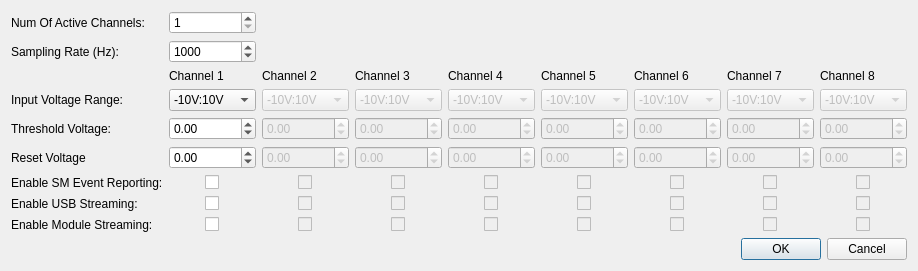
<?xml version="1.0" encoding="UTF-8"?>
<ui version="4.0">
 <class>Dialog</class>
 <widget class="QDialog" name="Dialog">
  <property name="geometry">
   <rect>
    <x>0</x>
    <y>0</y>
    <width>832</width>
    <height>247</height>
   </rect>
  </property>
  <property name="windowTitle">
   <string>Dialog</string>
  </property>
  <layout class="QGridLayout" name="gridLayout">
   <item row="7" column="7" alignment="Qt::AlignHCenter">
    <widget class="QCheckBox" name="enableUSBStreamingCheckBox_7">
     <property name="enabled">
      <bool>false</bool>
     </property>
     <property name="text">
      <string/>
     </property>
    </widget>
   </item>
   <item row="1" column="1">
    <widget class="QSpinBox" name="samplingRateSpinBox">
     <property name="minimum">
      <number>1</number>
     </property>
     <property name="maximum">
      <number>20000</number>
     </property>
     <property name="value">
      <number>1000</number>
     </property>
    </widget>
   </item>
   <item row="3" column="8">
    <widget class="QComboBox" name="inputVoltageRangeComboBox_8">
     <property name="enabled">
      <bool>false</bool>
     </property>
     <item>
      <property name="text">
       <string>-10V:10V</string>
      </property>
     </item>
     <item>
      <property name="text">
       <string>-5V:5V</string>
      </property>
     </item>
     <item>
      <property name="text">
       <string>-2.5V:2.5V</string>
      </property>
     </item>
     <item>
      <property name="text">
       <string>0V:10V</string>
      </property>
     </item>
    </widget>
   </item>
   <item row="2" column="5">
    <widget class="QLabel" name="channelLabel_5">
     <property name="sizePolicy">
      <sizepolicy hsizetype="Preferred" vsizetype="Fixed">
       <horstretch>0</horstretch>
       <verstretch>0</verstretch>
      </sizepolicy>
     </property>
     <property name="text">
      <string>Channel 5</string>
     </property>
    </widget>
   </item>
   <item row="2" column="3">
    <widget class="QLabel" name="channelLabel_3">
     <property name="sizePolicy">
      <sizepolicy hsizetype="Preferred" vsizetype="Fixed">
       <horstretch>0</horstretch>
       <verstretch>0</verstretch>
      </sizepolicy>
     </property>
     <property name="text">
      <string>Channel 3</string>
     </property>
    </widget>
   </item>
   <item row="1" column="0">
    <widget class="QLabel" name="samplingRateLabel">
     <property name="text">
      <string>Sampling Rate (Hz):</string>
     </property>
    </widget>
   </item>
   <item row="5" column="3">
    <widget class="QDoubleSpinBox" name="resetVoltageDoubleSpinBox_3">
     <property name="enabled">
      <bool>false</bool>
     </property>
     <property name="minimum">
      <double>-10.000000000000000</double>
     </property>
     <property name="maximum">
      <double>10.000000000000000</double>
     </property>
    </widget>
   </item>
   <item row="3" column="0">
    <widget class="QLabel" name="inputVoltageRangeLabel">
     <property name="text">
      <string>Input Voltage Range:</string>
     </property>
    </widget>
   </item>
   <item row="2" column="1">
    <widget class="QLabel" name="channelLabel_1">
     <property name="sizePolicy">
      <sizepolicy hsizetype="Preferred" vsizetype="Fixed">
       <horstretch>0</horstretch>
       <verstretch>0</verstretch>
      </sizepolicy>
     </property>
     <property name="text">
      <string>Channel 1</string>
     </property>
    </widget>
   </item>
   <item row="8" column="5" alignment="Qt::AlignHCenter">
    <widget class="QCheckBox" name="enableModuleStreamingCheckBox_5">
     <property name="enabled">
      <bool>false</bool>
     </property>
     <property name="text">
      <string/>
     </property>
    </widget>
   </item>
   <item row="6" column="2" alignment="Qt::AlignHCenter">
    <widget class="QCheckBox" name="enableSMEventReportingCheckBox_2">
     <property name="enabled">
      <bool>false</bool>
     </property>
     <property name="text">
      <string/>
     </property>
    </widget>
   </item>
   <item row="7" column="6" alignment="Qt::AlignHCenter">
    <widget class="QCheckBox" name="enableUSBStreamingCheckBox_6">
     <property name="enabled">
      <bool>false</bool>
     </property>
     <property name="text">
      <string/>
     </property>
    </widget>
   </item>
   <item row="3" column="1">
    <widget class="QComboBox" name="inputVoltageRangeComboBox_1">
     <item>
      <property name="text">
       <string>-10V:10V</string>
      </property>
     </item>
     <item>
      <property name="text">
       <string>-5V:5V</string>
      </property>
     </item>
     <item>
      <property name="text">
       <string>-2.5V:2.5V</string>
      </property>
     </item>
     <item>
      <property name="text">
       <string>0V:10V</string>
      </property>
     </item>
    </widget>
   </item>
   <item row="6" column="5" alignment="Qt::AlignHCenter">
    <widget class="QCheckBox" name="enableSMEventReportingCheckBox_5">
     <property name="enabled">
      <bool>false</bool>
     </property>
     <property name="text">
      <string/>
     </property>
    </widget>
   </item>
   <item row="5" column="2">
    <widget class="QDoubleSpinBox" name="resetVoltageDoubleSpinBox_2">
     <property name="enabled">
      <bool>false</bool>
     </property>
     <property name="minimum">
      <double>-10.000000000000000</double>
     </property>
     <property name="maximum">
      <double>10.000000000000000</double>
     </property>
    </widget>
   </item>
   <item row="2" column="8">
    <widget class="QLabel" name="channelLabel_8">
     <property name="sizePolicy">
      <sizepolicy hsizetype="Preferred" vsizetype="Fixed">
       <horstretch>0</horstretch>
       <verstretch>0</verstretch>
      </sizepolicy>
     </property>
     <property name="text">
      <string>Channel 8</string>
     </property>
    </widget>
   </item>
   <item row="8" column="3" alignment="Qt::AlignHCenter">
    <widget class="QCheckBox" name="enableModuleStreamingCheckBox_3">
     <property name="enabled">
      <bool>false</bool>
     </property>
     <property name="text">
      <string/>
     </property>
    </widget>
   </item>
   <item row="4" column="5">
    <widget class="QDoubleSpinBox" name="thresholdVoltageDoubleSpinBox_5">
     <property name="enabled">
      <bool>false</bool>
     </property>
     <property name="minimum">
      <double>-10.000000000000000</double>
     </property>
     <property name="maximum">
      <double>10.000000000000000</double>
     </property>
    </widget>
   </item>
   <item row="7" column="5" alignment="Qt::AlignHCenter">
    <widget class="QCheckBox" name="enableUSBStreamingCheckBox_5">
     <property name="enabled">
      <bool>false</bool>
     </property>
     <property name="text">
      <string/>
     </property>
    </widget>
   </item>
   <item row="7" column="2" alignment="Qt::AlignHCenter">
    <widget class="QCheckBox" name="enableUSBStreamingCheckBox_2">
     <property name="enabled">
      <bool>false</bool>
     </property>
     <property name="text">
      <string/>
     </property>
    </widget>
   </item>
   <item row="7" column="4" alignment="Qt::AlignHCenter">
    <widget class="QCheckBox" name="enableUSBStreamingCheckBox_4">
     <property name="enabled">
      <bool>false</bool>
     </property>
     <property name="text">
      <string/>
     </property>
    </widget>
   </item>
   <item row="8" column="8" alignment="Qt::AlignHCenter">
    <widget class="QCheckBox" name="enableModuleStreamingCheckBox_8">
     <property name="enabled">
      <bool>false</bool>
     </property>
     <property name="text">
      <string/>
     </property>
    </widget>
   </item>
   <item row="5" column="6">
    <widget class="QDoubleSpinBox" name="resetVoltageDoubleSpinBox_6">
     <property name="enabled">
      <bool>false</bool>
     </property>
     <property name="minimum">
      <double>-10.000000000000000</double>
     </property>
     <property name="maximum">
      <double>10.000000000000000</double>
     </property>
    </widget>
   </item>
   <item row="3" column="4">
    <widget class="QComboBox" name="inputVoltageRangeComboBox_4">
     <property name="enabled">
      <bool>false</bool>
     </property>
     <item>
      <property name="text">
       <string>-10V:10V</string>
      </property>
     </item>
     <item>
      <property name="text">
       <string>-5V:5V</string>
      </property>
     </item>
     <item>
      <property name="text">
       <string>-2.5V:2.5V</string>
      </property>
     </item>
     <item>
      <property name="text">
       <string>0V:10V</string>
      </property>
     </item>
    </widget>
   </item>
   <item row="5" column="0">
    <widget class="QLabel" name="resetVoltageLabel">
     <property name="text">
      <string>Reset Voltage</string>
     </property>
    </widget>
   </item>
   <item row="5" column="8">
    <widget class="QDoubleSpinBox" name="resetVoltageDoubleSpinBox_8">
     <property name="enabled">
      <bool>false</bool>
     </property>
     <property name="minimum">
      <double>-10.000000000000000</double>
     </property>
     <property name="maximum">
      <double>10.000000000000000</double>
     </property>
    </widget>
   </item>
   <item row="3" column="2">
    <widget class="QComboBox" name="inputVoltageRangeComboBox_2">
     <property name="enabled">
      <bool>false</bool>
     </property>
     <item>
      <property name="text">
       <string>-10V:10V</string>
      </property>
     </item>
     <item>
      <property name="text">
       <string>-5V:5V</string>
      </property>
     </item>
     <item>
      <property name="text">
       <string>-2.5V:2.5V</string>
      </property>
     </item>
     <item>
      <property name="text">
       <string>0V:10V</string>
      </property>
     </item>
    </widget>
   </item>
   <item row="5" column="1">
    <widget class="QDoubleSpinBox" name="resetVoltageDoubleSpinBox_1">
     <property name="minimum">
      <double>-10.000000000000000</double>
     </property>
     <property name="maximum">
      <double>10.000000000000000</double>
     </property>
    </widget>
   </item>
   <item row="4" column="1">
    <widget class="QDoubleSpinBox" name="thresholdVoltageDoubleSpinBox_1">
     <property name="minimum">
      <double>-10.000000000000000</double>
     </property>
     <property name="maximum">
      <double>10.000000000000000</double>
     </property>
    </widget>
   </item>
   <item row="4" column="7">
    <widget class="QDoubleSpinBox" name="thresholdVoltageDoubleSpinBox_7">
     <property name="enabled">
      <bool>false</bool>
     </property>
     <property name="minimum">
      <double>-10.000000000000000</double>
     </property>
     <property name="maximum">
      <double>10.000000000000000</double>
     </property>
    </widget>
   </item>
   <item row="2" column="6">
    <widget class="QLabel" name="channelLabel_6">
     <property name="sizePolicy">
      <sizepolicy hsizetype="Preferred" vsizetype="Fixed">
       <horstretch>0</horstretch>
       <verstretch>0</verstretch>
      </sizepolicy>
     </property>
     <property name="text">
      <string>Channel 6</string>
     </property>
    </widget>
   </item>
   <item row="6" column="3" alignment="Qt::AlignHCenter">
    <widget class="QCheckBox" name="enableSMEventReportingCheckBox_3">
     <property name="enabled">
      <bool>false</bool>
     </property>
     <property name="text">
      <string/>
     </property>
    </widget>
   </item>
   <item row="8" column="0">
    <widget class="QLabel" name="enableModuleStreamingLabel">
     <property name="text">
      <string>Enable Module Streaming:</string>
     </property>
    </widget>
   </item>
   <item row="4" column="8">
    <widget class="QDoubleSpinBox" name="thresholdVoltageDoubleSpinBox_8">
     <property name="enabled">
      <bool>false</bool>
     </property>
     <property name="minimum">
      <double>-10.000000000000000</double>
     </property>
     <property name="maximum">
      <double>10.000000000000000</double>
     </property>
    </widget>
   </item>
   <item row="2" column="7">
    <widget class="QLabel" name="channelLabel_7">
     <property name="sizePolicy">
      <sizepolicy hsizetype="Preferred" vsizetype="Fixed">
       <horstretch>0</horstretch>
       <verstretch>0</verstretch>
      </sizepolicy>
     </property>
     <property name="text">
      <string>Channel 7</string>
     </property>
    </widget>
   </item>
   <item row="3" column="6">
    <widget class="QComboBox" name="inputVoltageRangeComboBox_6">
     <property name="enabled">
      <bool>false</bool>
     </property>
     <item>
      <property name="text">
       <string>-10V:10V</string>
      </property>
     </item>
     <item>
      <property name="text">
       <string>-5V:5V</string>
      </property>
     </item>
     <item>
      <property name="text">
       <string>-2.5V:2.5V</string>
      </property>
     </item>
     <item>
      <property name="text">
       <string>0V:10V</string>
      </property>
     </item>
    </widget>
   </item>
   <item row="5" column="7">
    <widget class="QDoubleSpinBox" name="resetVoltageDoubleSpinBox_7">
     <property name="enabled">
      <bool>false</bool>
     </property>
     <property name="minimum">
      <double>-10.000000000000000</double>
     </property>
     <property name="maximum">
      <double>10.000000000000000</double>
     </property>
    </widget>
   </item>
   <item row="6" column="6" alignment="Qt::AlignHCenter">
    <widget class="QCheckBox" name="enableSMEventReportingCheckBox_6">
     <property name="enabled">
      <bool>false</bool>
     </property>
     <property name="text">
      <string/>
     </property>
    </widget>
   </item>
   <item row="7" column="1" alignment="Qt::AlignHCenter">
    <widget class="QCheckBox" name="enableUSBStreamingCheckBox_1"/>
   </item>
   <item row="8" column="4" alignment="Qt::AlignHCenter">
    <widget class="QCheckBox" name="enableModuleStreamingCheckBox_4">
     <property name="enabled">
      <bool>false</bool>
     </property>
     <property name="text">
      <string/>
     </property>
    </widget>
   </item>
   <item row="6" column="0">
    <widget class="QLabel" name="enableSMEventReportingLabel">
     <property name="text">
      <string>Enable SM Event Reporting:</string>
     </property>
    </widget>
   </item>
   <item row="2" column="2">
    <widget class="QLabel" name="channelLabel_2">
     <property name="sizePolicy">
      <sizepolicy hsizetype="Preferred" vsizetype="Fixed">
       <horstretch>0</horstretch>
       <verstretch>0</verstretch>
      </sizepolicy>
     </property>
     <property name="text">
      <string>Channel 2</string>
     </property>
    </widget>
   </item>
   <item row="8" column="6" alignment="Qt::AlignHCenter">
    <widget class="QCheckBox" name="enableModuleStreamingCheckBox_6">
     <property name="enabled">
      <bool>false</bool>
     </property>
     <property name="text">
      <string/>
     </property>
    </widget>
   </item>
   <item row="8" column="1" alignment="Qt::AlignHCenter">
    <widget class="QCheckBox" name="enableModuleStreamingCheckBox_1"/>
   </item>
   <item row="4" column="4">
    <widget class="QDoubleSpinBox" name="thresholdVoltageDoubleSpinBox_4">
     <property name="enabled">
      <bool>false</bool>
     </property>
     <property name="minimum">
      <double>-10.000000000000000</double>
     </property>
     <property name="maximum">
      <double>10.000000000000000</double>
     </property>
    </widget>
   </item>
   <item row="4" column="2">
    <widget class="QDoubleSpinBox" name="thresholdVoltageDoubleSpinBox_2">
     <property name="enabled">
      <bool>false</bool>
     </property>
     <property name="minimum">
      <double>-10.000000000000000</double>
     </property>
     <property name="maximum">
      <double>10.000000000000000</double>
     </property>
    </widget>
   </item>
   <item row="7" column="0">
    <widget class="QLabel" name="enableUSBStreamingLabel">
     <property name="text">
      <string>Enable USB Streaming:</string>
     </property>
    </widget>
   </item>
   <item row="5" column="4">
    <widget class="QDoubleSpinBox" name="resetVoltageDoubleSpinBox_4">
     <property name="enabled">
      <bool>false</bool>
     </property>
     <property name="minimum">
      <double>-10.000000000000000</double>
     </property>
     <property name="maximum">
      <double>10.000000000000000</double>
     </property>
    </widget>
   </item>
   <item row="6" column="1" alignment="Qt::AlignHCenter">
    <widget class="QCheckBox" name="enableSMEventReportingCheckBox_1">
     <property name="text">
      <string/>
     </property>
    </widget>
   </item>
   <item row="4" column="6">
    <widget class="QDoubleSpinBox" name="thresholdVoltageDoubleSpinBox_6">
     <property name="enabled">
      <bool>false</bool>
     </property>
     <property name="minimum">
      <double>-10.000000000000000</double>
     </property>
     <property name="maximum">
      <double>10.000000000000000</double>
     </property>
    </widget>
   </item>
   <item row="6" column="7" alignment="Qt::AlignHCenter">
    <widget class="QCheckBox" name="enableSMEventReportingCheckBox_7">
     <property name="enabled">
      <bool>false</bool>
     </property>
     <property name="text">
      <string/>
     </property>
    </widget>
   </item>
   <item row="0" column="1">
    <widget class="QSpinBox" name="nActiveChannelsSpinBox">
     <property name="minimum">
      <number>1</number>
     </property>
     <property name="maximum">
      <number>8</number>
     </property>
    </widget>
   </item>
   <item row="4" column="3">
    <widget class="QDoubleSpinBox" name="thresholdVoltageDoubleSpinBox_3">
     <property name="enabled">
      <bool>false</bool>
     </property>
     <property name="minimum">
      <double>-10.000000000000000</double>
     </property>
     <property name="maximum">
      <double>10.000000000000000</double>
     </property>
    </widget>
   </item>
   <item row="5" column="5">
    <widget class="QDoubleSpinBox" name="resetVoltageDoubleSpinBox_5">
     <property name="enabled">
      <bool>false</bool>
     </property>
     <property name="minimum">
      <double>-10.000000000000000</double>
     </property>
     <property name="maximum">
      <double>10.000000000000000</double>
     </property>
    </widget>
   </item>
   <item row="6" column="4" alignment="Qt::AlignHCenter">
    <widget class="QCheckBox" name="enableSMEventReportingCheckBox_4">
     <property name="enabled">
      <bool>false</bool>
     </property>
     <property name="text">
      <string/>
     </property>
    </widget>
   </item>
   <item row="3" column="3">
    <widget class="QComboBox" name="inputVoltageRangeComboBox_3">
     <property name="enabled">
      <bool>false</bool>
     </property>
     <item>
      <property name="text">
       <string>-10V:10V</string>
      </property>
     </item>
     <item>
      <property name="text">
       <string>-5V:5V</string>
      </property>
     </item>
     <item>
      <property name="text">
       <string>-2.5V:2.5V</string>
      </property>
     </item>
     <item>
      <property name="text">
       <string>0V:10V</string>
      </property>
     </item>
    </widget>
   </item>
   <item row="7" column="3" alignment="Qt::AlignHCenter">
    <widget class="QCheckBox" name="enableUSBStreamingCheckBox_3">
     <property name="enabled">
      <bool>false</bool>
     </property>
     <property name="text">
      <string/>
     </property>
    </widget>
   </item>
   <item row="3" column="7">
    <widget class="QComboBox" name="inputVoltageRangeComboBox_7">
     <property name="enabled">
      <bool>false</bool>
     </property>
     <item>
      <property name="text">
       <string>-10V:10V</string>
      </property>
     </item>
     <item>
      <property name="text">
       <string>-5V:5V</string>
      </property>
     </item>
     <item>
      <property name="text">
       <string>-2.5V:2.5V</string>
      </property>
     </item>
     <item>
      <property name="text">
       <string>0V:10V</string>
      </property>
     </item>
    </widget>
   </item>
   <item row="7" column="8" alignment="Qt::AlignHCenter">
    <widget class="QCheckBox" name="enableUSBStreamingCheckBox_8">
     <property name="enabled">
      <bool>false</bool>
     </property>
     <property name="text">
      <string/>
     </property>
    </widget>
   </item>
   <item row="8" column="2" alignment="Qt::AlignHCenter">
    <widget class="QCheckBox" name="enableModuleStreamingCheckBox_2">
     <property name="enabled">
      <bool>false</bool>
     </property>
     <property name="text">
      <string/>
     </property>
    </widget>
   </item>
   <item row="3" column="5">
    <widget class="QComboBox" name="inputVoltageRangeComboBox_5">
     <property name="enabled">
      <bool>false</bool>
     </property>
     <item>
      <property name="text">
       <string>-10V:10V</string>
      </property>
     </item>
     <item>
      <property name="text">
       <string>-5V:5V</string>
      </property>
     </item>
     <item>
      <property name="text">
       <string>-2.5V:2.5V</string>
      </property>
     </item>
     <item>
      <property name="text">
       <string>0V:10V</string>
      </property>
     </item>
    </widget>
   </item>
   <item row="6" column="8" alignment="Qt::AlignHCenter">
    <widget class="QCheckBox" name="enableSMEventReportingCheckBox_8">
     <property name="enabled">
      <bool>false</bool>
     </property>
     <property name="text">
      <string/>
     </property>
    </widget>
   </item>
   <item row="8" column="7" alignment="Qt::AlignHCenter">
    <widget class="QCheckBox" name="enableModuleStreamingCheckBox_7">
     <property name="enabled">
      <bool>false</bool>
     </property>
     <property name="text">
      <string/>
     </property>
    </widget>
   </item>
   <item row="4" column="0">
    <widget class="QLabel" name="thresholdVoltageLabel">
     <property name="text">
      <string>Threshold Voltage:</string>
     </property>
    </widget>
   </item>
   <item row="0" column="0">
    <widget class="QLabel" name="nActiveChannelsLabel">
     <property name="text">
      <string>Num Of Active Channels:</string>
     </property>
    </widget>
   </item>
   <item row="2" column="4">
    <widget class="QLabel" name="channelLabel_4">
     <property name="sizePolicy">
      <sizepolicy hsizetype="Preferred" vsizetype="Fixed">
       <horstretch>0</horstretch>
       <verstretch>0</verstretch>
      </sizepolicy>
     </property>
     <property name="text">
      <string>Channel 4</string>
     </property>
    </widget>
   </item>
   <item row="9" column="7" colspan="2">
    <widget class="QDialogButtonBox" name="buttonBox">
     <property name="orientation">
      <enum>Qt::Horizontal</enum>
     </property>
     <property name="standardButtons">
      <set>QDialogButtonBox::Cancel|QDialogButtonBox::Ok</set>
     </property>
    </widget>
   </item>
  </layout>
 </widget>
 <tabstops>
  <tabstop>nActiveChannelsSpinBox</tabstop>
  <tabstop>samplingRateSpinBox</tabstop>
  <tabstop>inputVoltageRangeComboBox_1</tabstop>
  <tabstop>thresholdVoltageDoubleSpinBox_1</tabstop>
  <tabstop>resetVoltageDoubleSpinBox_1</tabstop>
  <tabstop>enableSMEventReportingCheckBox_1</tabstop>
  <tabstop>enableUSBStreamingCheckBox_1</tabstop>
  <tabstop>enableModuleStreamingCheckBox_1</tabstop>
  <tabstop>inputVoltageRangeComboBox_2</tabstop>
  <tabstop>thresholdVoltageDoubleSpinBox_2</tabstop>
  <tabstop>resetVoltageDoubleSpinBox_2</tabstop>
  <tabstop>enableSMEventReportingCheckBox_2</tabstop>
  <tabstop>enableUSBStreamingCheckBox_2</tabstop>
  <tabstop>enableModuleStreamingCheckBox_2</tabstop>
  <tabstop>inputVoltageRangeComboBox_3</tabstop>
  <tabstop>thresholdVoltageDoubleSpinBox_3</tabstop>
  <tabstop>resetVoltageDoubleSpinBox_3</tabstop>
  <tabstop>enableSMEventReportingCheckBox_3</tabstop>
  <tabstop>enableUSBStreamingCheckBox_3</tabstop>
  <tabstop>enableModuleStreamingCheckBox_3</tabstop>
  <tabstop>inputVoltageRangeComboBox_4</tabstop>
  <tabstop>thresholdVoltageDoubleSpinBox_4</tabstop>
  <tabstop>resetVoltageDoubleSpinBox_4</tabstop>
  <tabstop>enableSMEventReportingCheckBox_4</tabstop>
  <tabstop>enableUSBStreamingCheckBox_4</tabstop>
  <tabstop>enableModuleStreamingCheckBox_4</tabstop>
  <tabstop>inputVoltageRangeComboBox_5</tabstop>
  <tabstop>thresholdVoltageDoubleSpinBox_5</tabstop>
  <tabstop>resetVoltageDoubleSpinBox_5</tabstop>
  <tabstop>enableSMEventReportingCheckBox_5</tabstop>
  <tabstop>enableUSBStreamingCheckBox_5</tabstop>
  <tabstop>enableModuleStreamingCheckBox_5</tabstop>
  <tabstop>inputVoltageRangeComboBox_6</tabstop>
  <tabstop>thresholdVoltageDoubleSpinBox_6</tabstop>
  <tabstop>resetVoltageDoubleSpinBox_6</tabstop>
  <tabstop>enableSMEventReportingCheckBox_6</tabstop>
  <tabstop>enableUSBStreamingCheckBox_6</tabstop>
  <tabstop>enableModuleStreamingCheckBox_6</tabstop>
  <tabstop>inputVoltageRangeComboBox_7</tabstop>
  <tabstop>thresholdVoltageDoubleSpinBox_7</tabstop>
  <tabstop>resetVoltageDoubleSpinBox_7</tabstop>
  <tabstop>enableSMEventReportingCheckBox_7</tabstop>
  <tabstop>enableUSBStreamingCheckBox_7</tabstop>
  <tabstop>enableModuleStreamingCheckBox_7</tabstop>
  <tabstop>inputVoltageRangeComboBox_8</tabstop>
  <tabstop>thresholdVoltageDoubleSpinBox_8</tabstop>
  <tabstop>resetVoltageDoubleSpinBox_8</tabstop>
  <tabstop>enableSMEventReportingCheckBox_8</tabstop>
  <tabstop>enableUSBStreamingCheckBox_8</tabstop>
  <tabstop>enableModuleStreamingCheckBox_8</tabstop>
 </tabstops>
 <resources/>
 <connections>
  <connection>
   <sender>buttonBox</sender>
   <signal>accepted()</signal>
   <receiver>Dialog</receiver>
   <slot>accept()</slot>
   <hints>
    <hint type="sourcelabel">
     <x>248</x>
     <y>254</y>
    </hint>
    <hint type="destinationlabel">
     <x>157</x>
     <y>274</y>
    </hint>
   </hints>
  </connection>
  <connection>
   <sender>buttonBox</sender>
   <signal>rejected()</signal>
   <receiver>Dialog</receiver>
   <slot>reject()</slot>
   <hints>
    <hint type="sourcelabel">
     <x>316</x>
     <y>260</y>
    </hint>
    <hint type="destinationlabel">
     <x>286</x>
     <y>274</y>
    </hint>
   </hints>
  </connection>
 </connections>
</ui>
